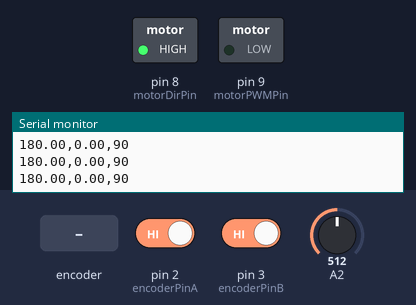
Bench run of a sketch on a simulated Arduino Uno, built with avr-gcc and run on an emulated ATmega328P. Shown: switched loads named in the sketch (green lamp = pin HIGH), the last lines printed to the serial monitor. Inputs (shaded band) come from the test bench; at power-on: A2 = 512, pin 2 (encoderPinA) HIGH, pin 3 (encoderPinB) HIGH.

Above: at 1.2 s.
1.3 s: A2 set to 0
At 1.8 s:
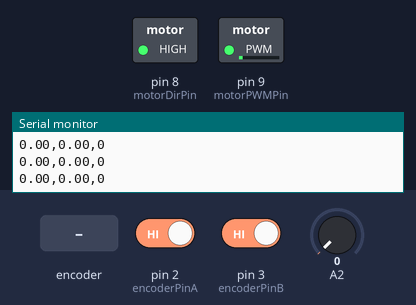
2.8 s: rotary encoder on pin 2 (encoderPinA) / pin 3 (encoderPinB) turned 1 step (first pin leading)
At 3.8 s:
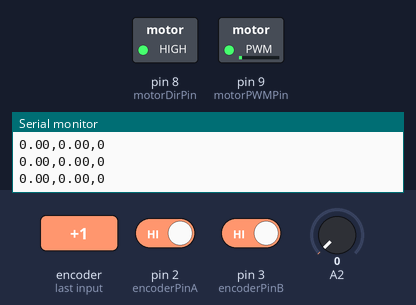
6.0 s: A2 set to 122
Timing chart, 0 to 9.0 s (numbered marks = the images above; inputs shaded):
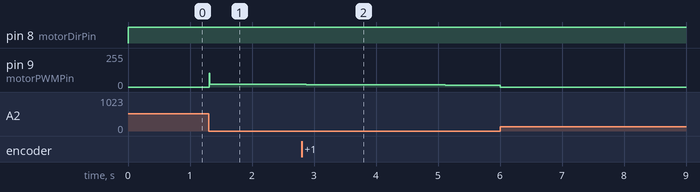

Measured:
- after the input at 1.3 s, pin 9 (motorPWMPin): 0/255 → 22/255 at once
- after the input at 2.8 s, pin 9 (motorPWMPin): 22/255 → 18/255 at once, → 17/255 0.15 s later, → 16/255 1.1 s later, → 15/255 1.1 s later

The sketch:

DCMOTORCONTROL.ino
```cpp
const int motorDirPin = 8; // L298 Input 1
const int motorPWMPin = 9; // L298 Input 2

// encoder pin
const int encoderPinA = 2;
const int encoderPinB = 3;

int encoderPos = 0;
const float ratio = 360./30./52.;
String dgrees ;
// P control
float Kp = 5;
float targetDeg = 360;
unsigned long currentTime, previousTime;
double elapsedTime;
double error;
double lastError;
double input, output, setPoint;
double cumError, rateError;
double kp = 5;
double ki = 0.001;
double kd = 5;

double computePID(double inp){
        currentTime = millis();                //get current time
        elapsedTime = (double)(currentTime - previousTime);        //compute time elapsed from previous computation

        error = targetDeg - inp;                                // determine error
        cumError += error * elapsedTime;                // compute integral
        rateError = (error - lastError)/elapsedTime;   // compute derivative

        double out = kp*error + ki*cumError + kd*rateError;                //PID output

        lastError = error;                                //remember current error
        previousTime = currentTime;                        //remember current time

        return out;                                        //have function return the PID output
}

void doEncoderA(){  encoderPos += (digitalRead(encoderPinA)==digitalRead(encoderPinB))?1:-1;}
void doEncoderB(){  encoderPos += (digitalRead(encoderPinA)==digitalRead(encoderPinB))?-1:1;}


void doMotor(bool dir, int vel){
  digitalWrite(motorDirPin, dir);
  analogWrite(motorPWMPin, dir?(255 - vel):vel);
}

void setup() {
  pinMode(encoderPinA, INPUT_PULLUP);
  attachInterrupt(0, doEncoderA, CHANGE);

  pinMode(encoderPinB, INPUT_PULLUP);
  attachInterrupt(1, doEncoderB, CHANGE);

  pinMode(motorDirPin, OUTPUT);
  Serial.println("goal, current");
  Serial.begin(115200);
}

void loop() {
  float motorDeg = float(encoderPos)*ratio;

  if (Serial.available())
  {
    char data = Serial.read();
    dgrees += data;
    if (dgrees.length()>=3)
    {
      targetDeg = dgrees.toInt();
      dgrees="";
    }
  }
  targetDeg = map(analogRead(A2),0,1023,0,360);
  // float error = targetDeg - motorDeg;
  // float control = Kp*error;
  output = computePID(motorDeg);
  int half = (targetDeg + motorDeg) /2;

  doMotor( (output>=0)?HIGH:LOW, min(abs(output), 255));
  targetDeg = constrain(targetDeg,0,360);
  motorDeg = constrain(motorDeg,0,360);
  half = constrain(half,0,360);
  Serial.print(targetDeg);
  Serial.print(",");
  Serial.print(motorDeg);
  Serial.print(",");
  Serial.println(half);
  delay(10);
  // Serial.print("   motorDeg : ");
  // Serial.print(float(encoderPos)*ratio);
  // Serial.print("   error : ");
  //   Serial.print(error);
  // Serial.print("    control : ");
  // Serial.print(output);
  // Serial.print("    motorVel : ");
  // Serial.println(min(abs(output), 255));
}
```
